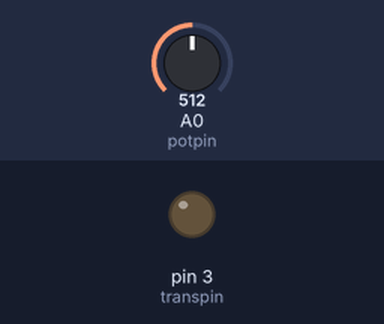
Recording of a sketch running on a simulated Arduino Uno, built with avr-gcc and run on an emulated ATmega328P. On the bench: output pins drawn as LEDs (lit = HIGH). Inputs (shaded band) come from the test bench; at power-on: A0 (potpin) = 512.

Above: at 1.2 s.
1.3 s: A0 (potpin) set to 716
At 2.5 s:
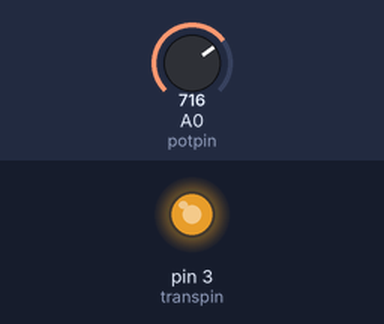
2.8 s: A0 (potpin) set to 750
At 3.7 s:
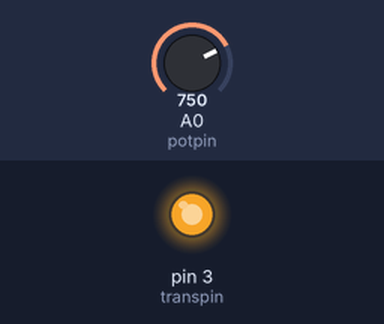
4.3 s: A0 (potpin) set to 768
At 4.8 s:
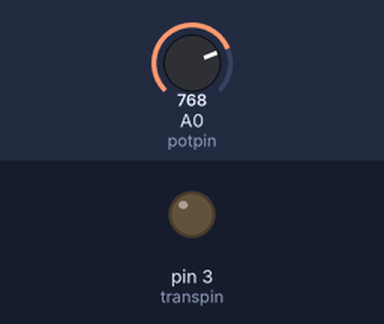
5.8 s: A0 (potpin) set to 900
At 7.0 s:
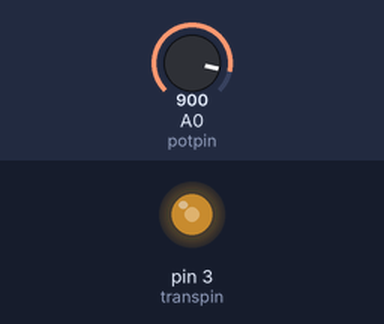
7.3 s: A0 (potpin) set to 306
At 8.3 s:
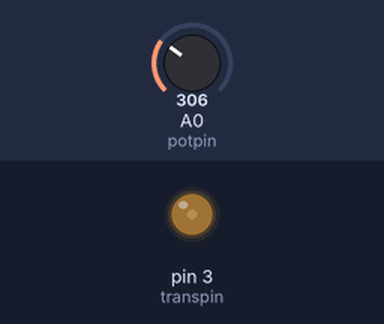
8.8 s: A0 (potpin) set to 0
At 9.4 s:
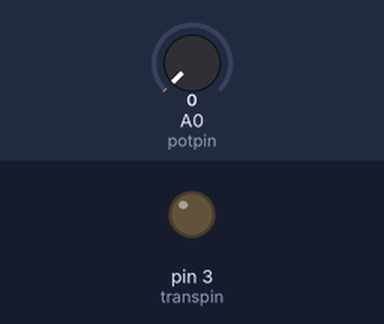
Timing chart, 0 to 11.3 s (numbered marks = the images above; inputs shaded):
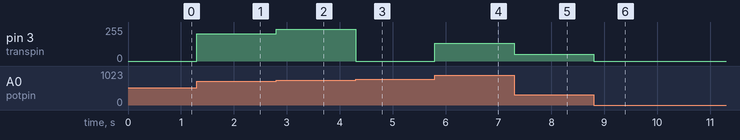

Measured:
- the behaviour switches between 767 and 768 on A0 (potpin) (found by bisection; images 2 and 3)
- after the input at 1.3 s, pin 3 (transpin): 0/255 → 204/255 at once
- after the input at 2.8 s, pin 3 (transpin): 204/255 → 238/255 at once
- after the input at 4.3 s, pin 3 (transpin): 238/255 → 0/255 at once
- after the input at 5.8 s, pin 3 (transpin): 0/255 → 132/255 at once
- after the input at 7.3 s, pin 3 (transpin): 132/255 → 50/255 at once
- after the input at 8.8 s, pin 3 (transpin): 50/255 → 0/255 at once

The sketch:

rotocasting.ino
```cpp
#define potpin A0
#define transpin 3

void setup(){

pinMode(potpin,INPUT);
pinMode(transpin,OUTPUT);

}

void loop(){

analogWrite(transpin,map(0,1023,0,255,analogRead(potpin)));

}
```
